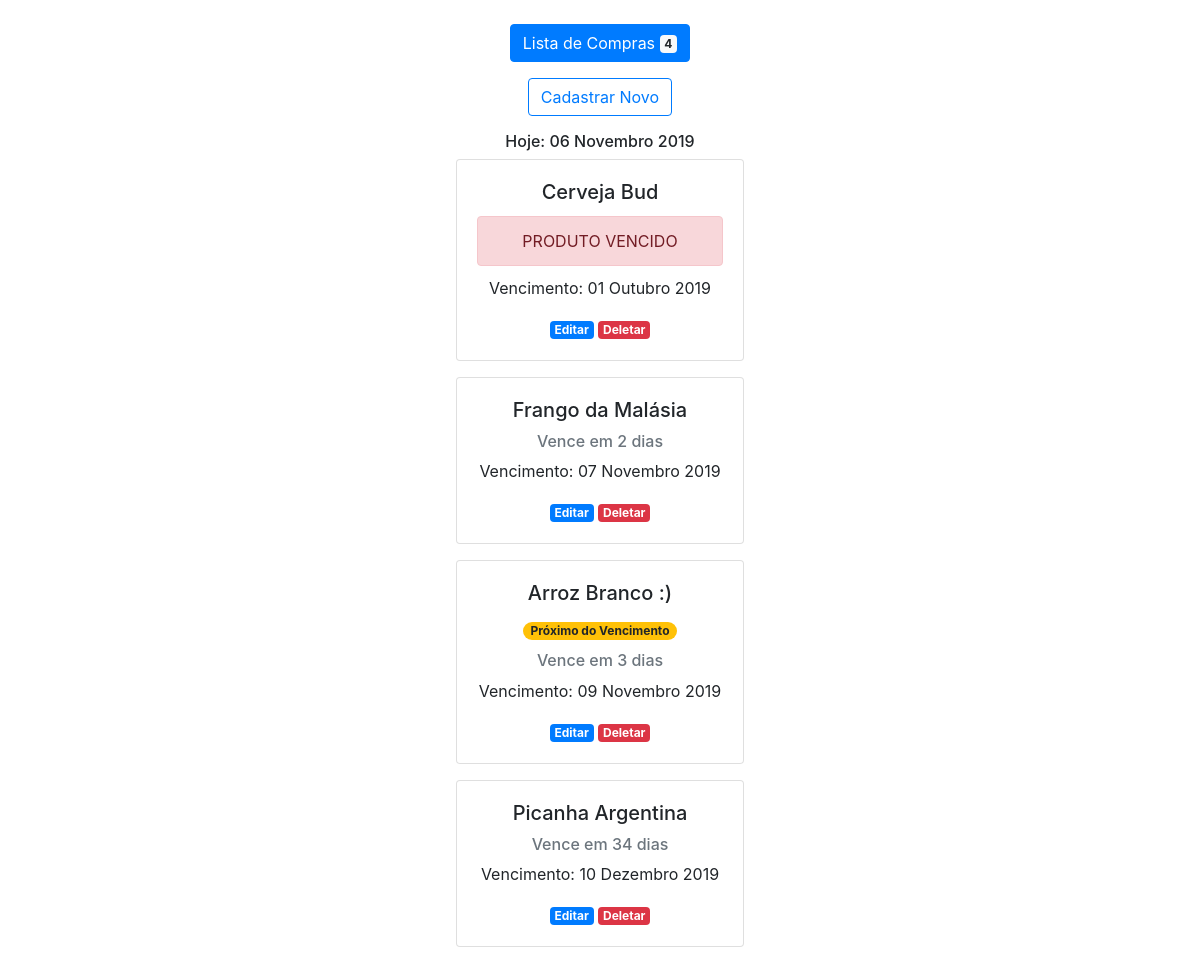
The app's page /, older data.
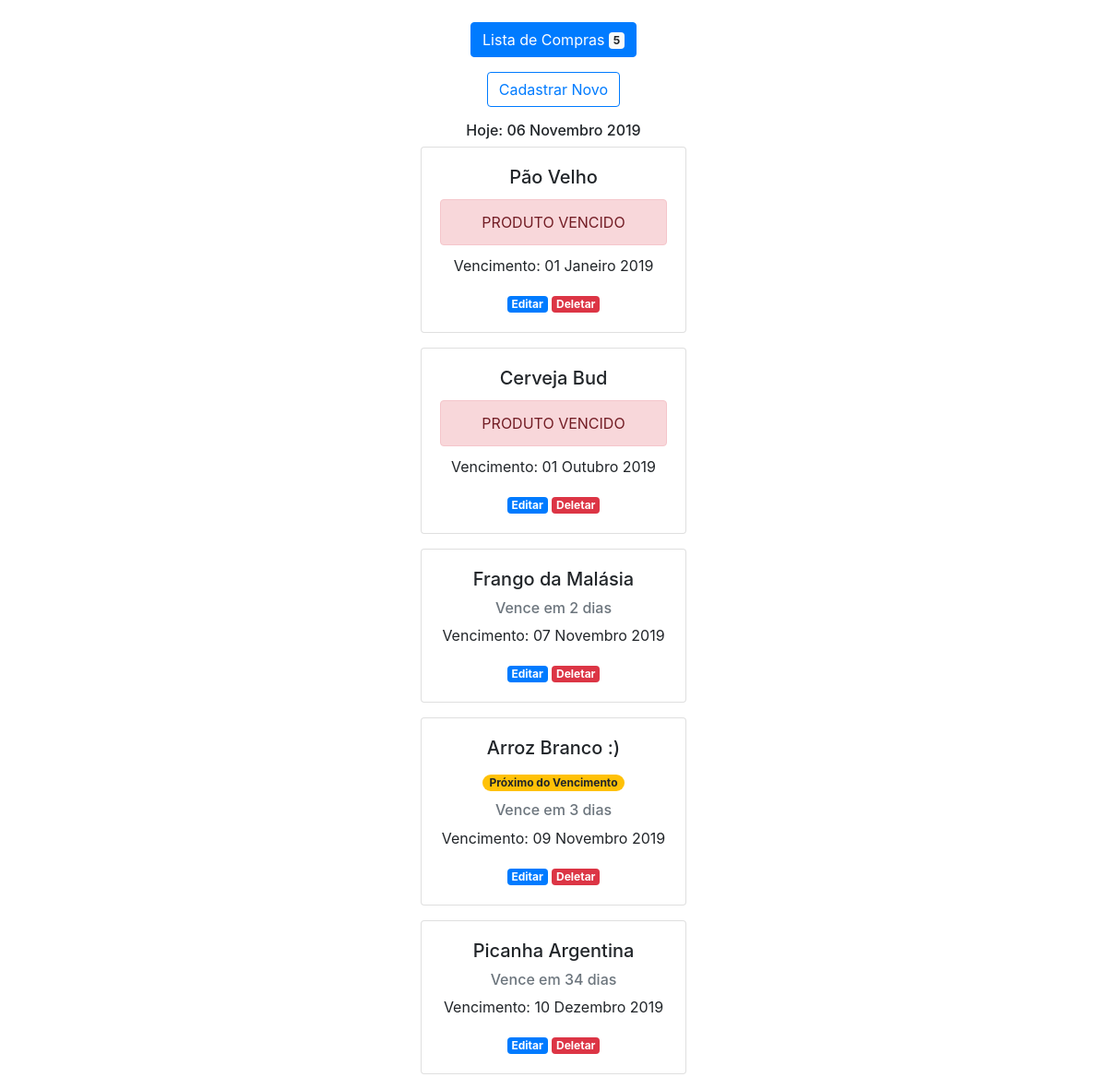
The same page, newer data.
### lista/models.py (models this page shows, shortened)
class Lista(models.Model):
    title = models.CharField(max_length=50)
    created_date = models.DateTimeField(default=timezone.localdate)
    expire_date = models.DateTimeField()
    valid = models.BooleanField(default=False)
    dias = models.CharField(max_length=4)
    atencao = models.BooleanField(default=False)
    def expire(self):
        self.valid = self.expire_date.date() < timezone.localdate()
        self.save()
    class Meta:
        ordering = ['expire_date']
        verbose_name = 'Lista de Compra'
        verbose_name_plural = 'Lista de Compras'

### lista/views.py (the view)
# urls.py: path('', views.index, name='index'),
def index(request):
    grid = Lista.objects.all()
    hoje = timezone.localdate()
    for item in grid:
        item.expire()
        vencimento = item.expire_date.date()
        dias = (vencimento - hoje).days
        if dias > 1:
            item.dias = "Vence em {} dias".format(str(dias))
            item.save()
        if dias < 5 and dias >1:
            item.atencao = True
            item.save()
        else:
            item.atencao = False
            item.save()
    context = {
        'grid': grid,
        'hoje': hoje,
    }
    return render(request, 'lista/index.html', context)

### lista/templates/lista/index.html (shortened to what this page needs)
<!DOCTYPE html>
<html lang="en">
<head>
<link rel="stylesheet" href="https://stackpath.bootstrapcdn.com/bootstrap/4.1.3/css/bootstrap.min.css">
</head>
<body>
<center>
        <br>
        <button type="button" class="btn btn-primary">
    Lista de Compras <span class="badge badge-light">{{grid|length}}</span>
        </button><p><p>
    <a href="http://127.0.0.1:8000/new/" button type="button" class="btn btn-outline-primary">Cadastrar Novo</a>
    <p>
    <h6 class="">Hoje: {{ hoje|date:'d F Y' }}</h6>
    {% for item in grid %}
    <div class="card" style="width: 18rem;">
        <div class="card-body">
        <h5 class="card-title">{{ item.title }}</h5>
            {% if item.valid %}
            <p class="alert alert-danger" role="alert"> PRODUTO VENCIDO </p>
            {% endif %}
            {% if item.atencao %}
            <span class="badge badge-pill badge-warning">Próximo do Vencimento</span>
            {% endif %}
            <p>
            <h6 class="card-subtitle mb-2 text-muted">{{ item.dias }}</h6>
        <p class="card-text">Vencimento: {{ item.expire_date|date:'d F Y' }}</p>
        <a href="/update/{{ item.id }}" class="badge badge-primary">Editar</a>
        <a href="/delete/{{ item.id }}" class="badge badge-danger">Deletar</a>
            </div>
            </div><p>
    {% endfor %}
</center>
</body>
</html>

Row changes from the older to the newer data that the page shows:
added Lista: title "Pão Velho", valid "PRODUTO VENCIDO", expire_date "01 Janeiro 2019"
Text that changed along with them:
{{ grid|length }}: "4" → "5"
